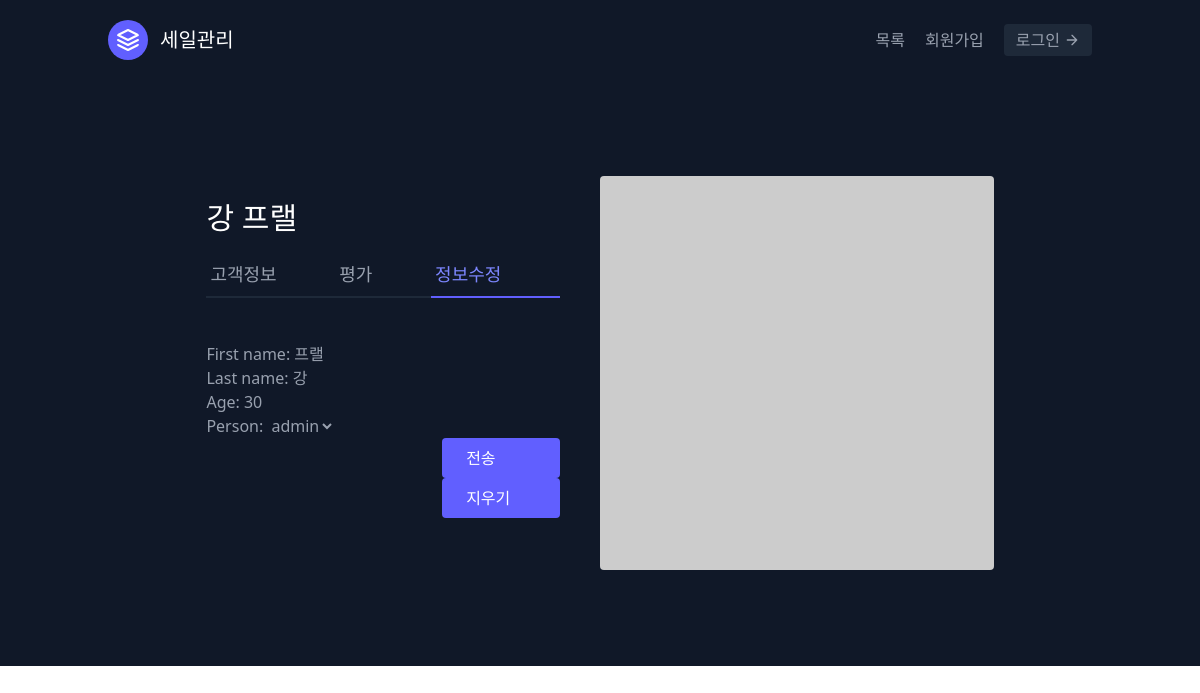
Page /홈페이지/10/업데이트/ on the committed database.
### sales/models.py (models this page shows, shortened)
class Sale(models.Model):
    first_name = models.CharField(max_length=30)
    last_name = models.CharField(max_length=30)
    age = models.IntegerField(default=0)
    person = models.ForeignKey("Person", on_delete=models.CASCADE) # foreignkey를 지정함. cascade는 person 지워지면 같이 지워지게 한다.

### sales/forms.py
class SaleModelForm(forms.ModelForm):
    class Meta: # 메타클래스가 가져와서 어떤 모델을 사용할지 지정하면 된다.
        model = Sale
        fields = (
            'first_name',
            'last_name',
            'age',
            'person',
        )

### sales/models.py (called while the page is built)
    def __str__(self):
        return self.회원.username

### sales/templates/folder/세일_업데이트.html (shortened to what this page needs)
{% extends 'base.html' %}
{% block content %}
<section class="text-gray-400 bg-gray-900 body-font overflow-hidden">
  <div class="container px-5 py-24 mx-auto">
    <div class="lg:w-4/5 mx-auto flex flex-wrap">
      <div class="lg:w-1/2 w-full lg:pr-10 lg:py-6 mb-6 lg:mb-0">
        <h1 class="text-white text-3xl title-font font-medium mb-4">{{사람키.last_name}} {{사람키.first_name}}</h1>
        <div class="flex mb-11">
          <a href="{% url '홈페이지:상세' 사람키.pk %}" class="flex-grow border-b-2 border-gray-800 py-2 text-lg px-1">고객정보</a>
          <a class="flex-grow border-b-2 border-gray-800 py-2 text-lg px-1">평가</a>
          <a href="{% url '홈페이지:업뎃' 사람키.pk %}" class="flex-grow text-indigo-400 border-b-2 border-indigo-500 py-2 text-lg px-1">정보수정</a>
        </div>
        <form method="post">
        {{form.as_p}}
        <button type = "submit" class="w-1/3 flex ml-auto text-white bg-indigo-500 border-0 py-2 px-6 focus:outline-none hover:bg-indigo-600 rounded">전송</button>
        </form>
            <a href = "{% url '홈페이지:지우기' 사람키.pk %}" class="w-1/3 flex ml-auto text-white bg-indigo-500 border-0 py-2 px-6 focus:outline-none hover:bg-indigo-600 rounded">지우기</a>
      </div>
      <img alt="ecommerce" class="lg:w-1/2 w-full lg:h-auto h-64 object-cover object-center rounded" src="https://dummyimage.com/400x400">
    </div>
  </div>
</section>
{% endblock content %}

### rows in the picture
Sale: last_name "강", first_name "프랠", age "30", person "admin"
